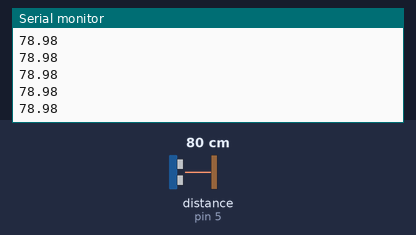
A sketch run on a simulated Arduino Uno, built with avr-gcc and run on an emulated ATmega328P. Parts: the last lines printed to the serial monitor. Wiring (inferred from the names in the program): ultrasonic range finder: trigger pin 4; echo pin 5. The inputs (shaded band) are chosen by the test bench; at power-on: distance to the obstacle (sensor on pin 5) 80 cm. The echo pulse lasts 58.3 µs per cm.

Above: at 1.2 s.
1.3 s: distance to the obstacle (sensor on pin 5) set to 2 cm
At 1.38 s:
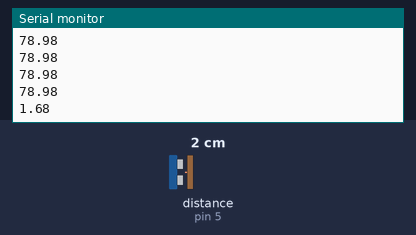
2.8 s: distance to the obstacle (sensor on pin 5) set to 4 cm
At 2.89 s:
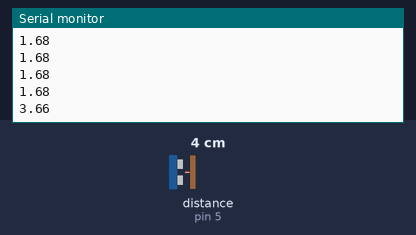
Timing chart, 0 to 5.8 s (numbered marks = the images above; inputs shaded):
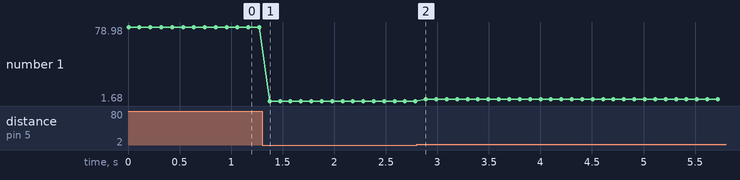

The sketch:

sketch_may19a.ino
```cpp
const int trigPin = 4;
const int echoPin = 5;

const int greenLed = 2;
const int redLed = 3;

void setup() {

  pinMode(trigPin, OUTPUT);
  pinMode(echoPin, INPUT);

  pinMode(redLed, INPUT);
  pinMode(greenLed, INPUT);

  Serial.begin(9600);
}

void loop() {

  digitalWrite(trigPin, LOW);
  delayMicroseconds(2);
  digitalWrite(trigPin, HIGH);
  delayMicroseconds(10);
  digitalWrite(trigPin, LOW);


  long duration = pulseIn(echoPin, HIGH);

  float distance = duration * 0.034 / 2;
  Serial.println(distance);

  if(distance > 30) {
  	digitalWrite(greenLed, HIGH);
    digitalWrite(redLed, LOW);
  } else {
  	digitalWrite(greenLed, LOW);
    digitalWrite(redLed, HIGH);
  };

  delay(100);
}
```

Measured:
- after the input at 1.3 s, the serial monitor: prints a new line after 0.07 s (image 1)
- after the input at 2.8 s, the serial monitor: prints a new line after 0.09 s (image 2)
- plotted number 1: 78.98 → 1.68 after the input at 1.3 s, 1.68 → 3.66 after the input at 2.8 s
